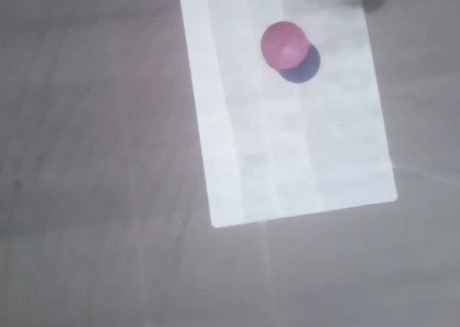
#> input picture m_EdgeDetection/RedTarget.jpg, 460 x 327 px
$ python EdgeDetection.py
#> lines starting #> are read from the running program, lines starting #| are printed output that depends on the picture; after the words box and inside, x2 and y2 are one past the last pixel; in counts of white or black regions, pixels touching at a corner belong together
import cv2
import numpy as np

image = cv2.imread("RedTarget.jpg")
#> image is the input picture: shape (327, 460, 3); mean B, G, R 155.6, 148.8, 148.4

grayImage = cv2.cvtColor(image,cv2.COLOR_BGR2GRAY)

# change parameters and see the difference

blurredImage = cv2.GaussianBlur(image,(5,5),0)
blurredGrayImage = cv2.GaussianBlur(grayImage,(3,3),0)

EdgeDetectedImage = cv2.Canny(blurredImage,50,150)
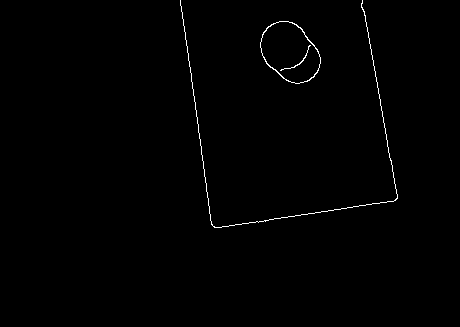
#> EdgeDetectedImage: shape (327, 460); 0.6% white in thin lines or dots, all inside (x1, y1, x2, y2) = (180, 0, 398, 228)
EdgeDetectedGrayImage = cv2.Canny(blurredGrayImage,50,150)

cv2.imshow("Images", np.hstack([blurredImage,cv2.cvtColor(blurredGrayImage,cv2.COLOR_GRAY2BGR)]))
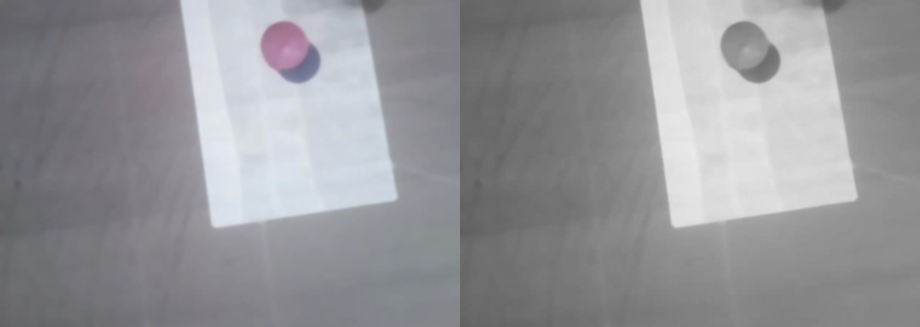
#> window 'Images': shape (327, 920, 3); mean B, G, R 152.6, 149.2, 149
cv2.imshow("Edges", np.hstack([EdgeDetectedImage,EdgeDetectedGrayImage]))
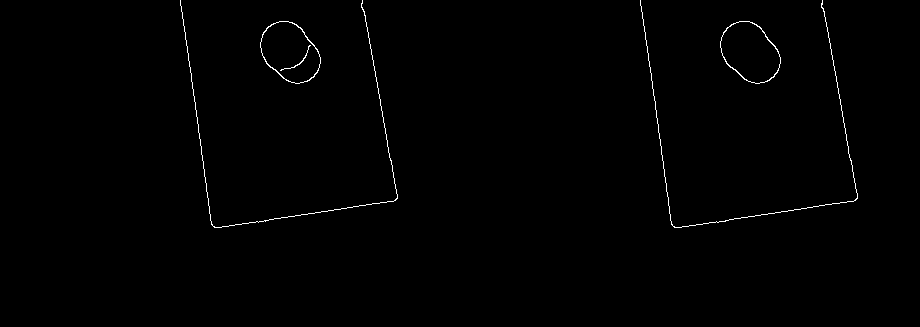
#> window 'Edges': shape (327, 920); 0.58% white in thin lines or dots, all inside (x1, y1, x2, y2) = (180, 0, 858, 228)

cv2.waitKey(0)
cv2.destroyAllWindows()
